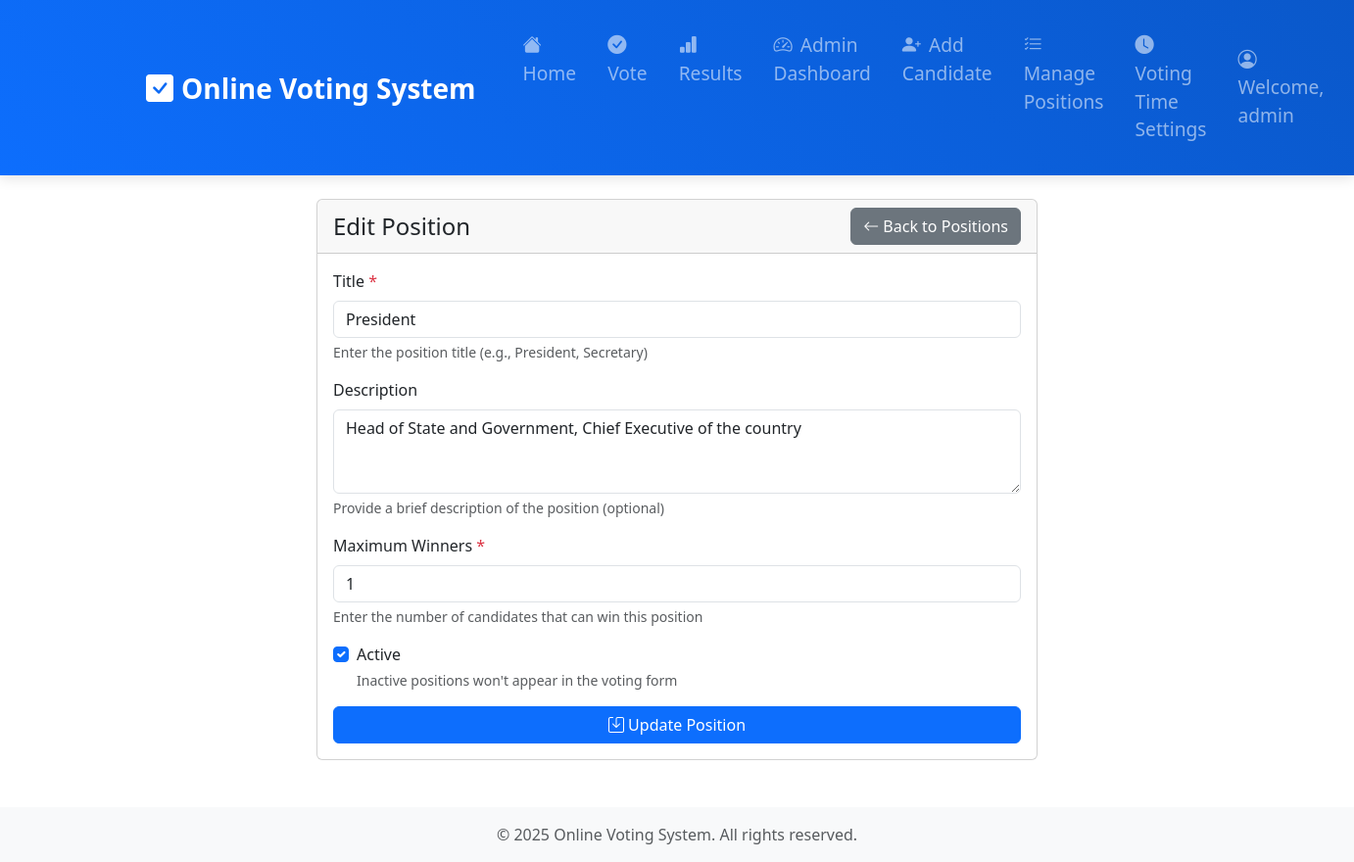
Page /admin/edit_position.php?id=1 (signed in) on the committed database.
### tables this page shows
CREATE TABLE IF NOT EXISTS positions (
    id INT AUTO_INCREMENT PRIMARY KEY,
    title VARCHAR(100) NOT NULL UNIQUE,
    description TEXT,
    max_winners INT DEFAULT 1,
    is_active BOOLEAN DEFAULT TRUE,
    created_at TIMESTAMP DEFAULT CURRENT_TIMESTAMP
);

### admin/edit_position.php (the view, shortened to what this page needs)
<?php
require_once '../includes/header.php';
$conn = getDBConnection();
$position_id = isset($_GET['id']) ? (int)$_GET['id'] : 0;
$stmt = $conn->prepare("SELECT * FROM positions WHERE id = ?");
$stmt->bind_param("i", $position_id);
$stmt->execute();
$position = $stmt->get_result()->fetch_assoc();
?>
<div class="container">
    <div class="row">
        <div class="col-md-8 offset-md-2">
            <div class="card">
                <div class="card-header d-flex justify-content-between align-items-center">
                    <h4 class="mb-0">Edit Position</h4>
                    <a href="manage_positions.php" class="btn btn-secondary">
                        <i class="bi bi-arrow-left"></i> Back to Positions
                    </a>
                </div>
                <div class="card-body">
                    <form method="POST" action="">
                        <div class="mb-3">
                            <label for="title" class="form-label">Title <span class="text-danger">*</span></label>
                            <input type="text" class="form-control" id="title" name="title"
                                   value="<?php echo htmlspecialchars($position['title']); ?>"
                                   required>
                            <div class="form-text">Enter the position title (e.g., President, Secretary)</div>
                        </div>
                        <div class="mb-3">
                            <label for="description" class="form-label">Description</label>
                            <textarea class="form-control" id="description" name="description"
                                      rows="3"><?php echo htmlspecialchars($position['description']); ?></textarea>
                            <div class="form-text">Provide a brief description of the position (optional)</div>
                        </div>
                        <div class="mb-3">
                            <label for="max_winners" class="form-label">Maximum Winners <span class="text-danger">*</span></label>
                            <input type="number" class="form-control" id="max_winners" name="max_winners"
                                   value="<?php echo htmlspecialchars($position['max_winners']); ?>"
                                   min="1" required>
                            <div class="form-text">Enter the number of candidates that can win this position</div>
                        </div>
                        <div class="mb-3 form-check">
                            <input type="checkbox" class="form-check-input" id="is_active" name="is_active"
                                   <?php echo $position['is_active'] ? 'checked' : ''; ?>>
                            <label class="form-check-label" for="is_active">Active</label>
                            <div class="form-text">Inactive positions won't appear in the voting form</div>
                        </div>
                        <div class="d-grid gap-2">
                            <button type="submit" class="btn btn-primary">
                                <i class="bi bi-save"></i> Update Position
                            </button>
                        </div>
                    </form>
                </div>
            </div>
        </div>
    </div>
</div>
<?php require_once '../includes/footer.php'; ?>

### assets/css/style.css (style rules this page uses)
body { min-height: 100vh; display: flex; flex-direction: column; }

### rows in the picture
positions: title "President", description "Head of State and Government, Chief Executive of the country", max_winners "1", is_active "☑"

### other values in the picture
SITE_NAME "Online Voting System"
$_SESSION['username'] "admin"
